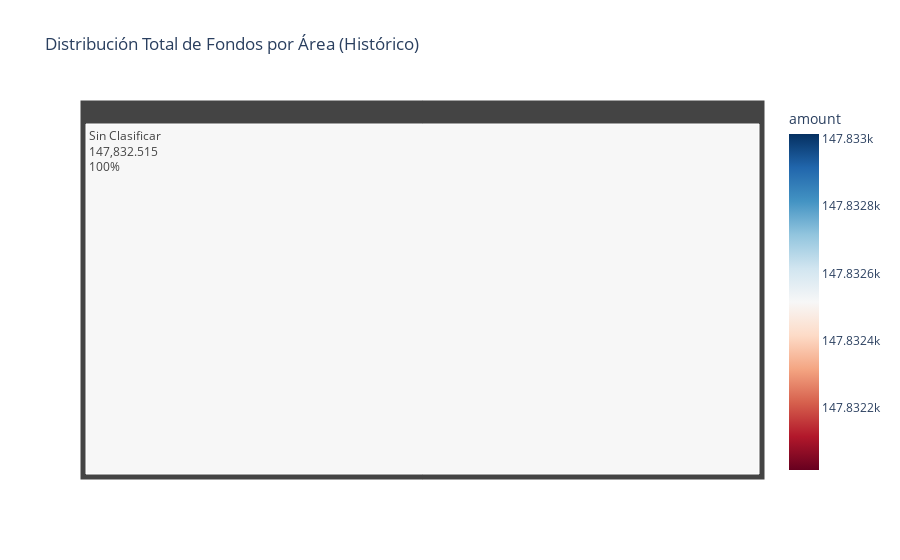

The code cell stored with this chart in its notebook:
### Markdown cell above
### 4.3 Cantidad de Proyectos por Área y Año (Todo el periodo)

Dado que no tenemos montos para el segundo periodo, analizamos la cantidad de proyectos adjudicados, lo cual nos da una proxy de la actividad en cada área.

### Code cell
# Agrupar por área para el total histórico
area_total = df_clean.groupby('area')['amount'].sum().reset_index()

fig = px.treemap(area_total, path=['area'], values='amount',
                 title='Distribución Total de Fondos por Área (Histórico)',
                 color='amount',
                 color_continuous_scale='RdBu',
                 hover_data=['amount'])

fig.update_traces(textinfo="label+value+percent root")
fig.show()

### Figure 1 — Plotly figure (JSON) as saved in the notebook; plotly's stock layout.template omitted (floating-point values rounded to 4 significant figures)
{"data": [{"branchvalues": "total", "customdata": [[NaN], [NaN], [NaN], [NaN], [NaN], [NaN], [NaN], [NaN], [NaN], [NaN], [NaN], [147800.0], [NaN]], "domain": {"x": [0, 1], "y": [0, 1]}, "hovertemplate": "labels=%{label}<br>amount_sum=%{value}<br>parent=%{parent}<br>id=%{id}<br>amount=%{color}<extra></extra>", "ids": ["Adulto Mayor", "Agropecuaria", "Alimentos Funcionales", "Educacion Y Ciencias Sociales", "Energia Y Aguas", "Forestal", "Infraestructura", "Manufactura", "Mineria", "Pesca Y Acuicultura", "Salud", "Sin Clasificar", "Tecnología De La Información Y Comunicaciones"], "labels": ["Adulto Mayor", "Agropecuaria", "Alimentos Funcionales", "Educacion Y Ciencias Sociales", "Energia Y Aguas", "Forestal", "Infraestructura", "Manufactura", "Mineria", "Pesca Y Acuicultura", "Salud", "Sin Clasificar", "Tecnología De La Información Y Comunicaciones"], "marker": {"coloraxis": "coloraxis", "colors": [NaN, NaN, NaN, NaN, NaN, NaN, NaN, NaN, NaN, NaN, NaN, 147800.0, NaN]}, "name": "", "parents": ["", "", "", "", "", "", "", "", "", "", "", "", ""], "textinfo": "label+value+percent root", "type": "treemap", "values": [0.0, 0.0, 0.0, 0.0, 0.0, 0.0, 0.0, 0.0, 0.0, 0.0, 0.0, 147800.0, 0.0]}], "layout": {"coloraxis": {"colorbar": {"title": {"text": "amount"}}, "colorscale": [[0, "rgb(103,0,31)"], [0.1, "rgb(178,24,43)"], [0.2, "rgb(214,96,77)"], [0.3, "rgb(244,165,130)"], [0.4, "rgb(253,219,199)"], [0.5, "rgb(247,247,247)"], [0.6, "rgb(209,229,240)"], [0.7, "rgb(146,197,222)"], [0.8, "rgb(67,147,195)"], [0.9, "rgb(33,102,172)"], [1, "rgb(5,48,97)"]]}, "legend": {"tracegroupgap": 0}, "title": {"text": "Distribución Total de Fondos por Área (Histórico)"}}}
